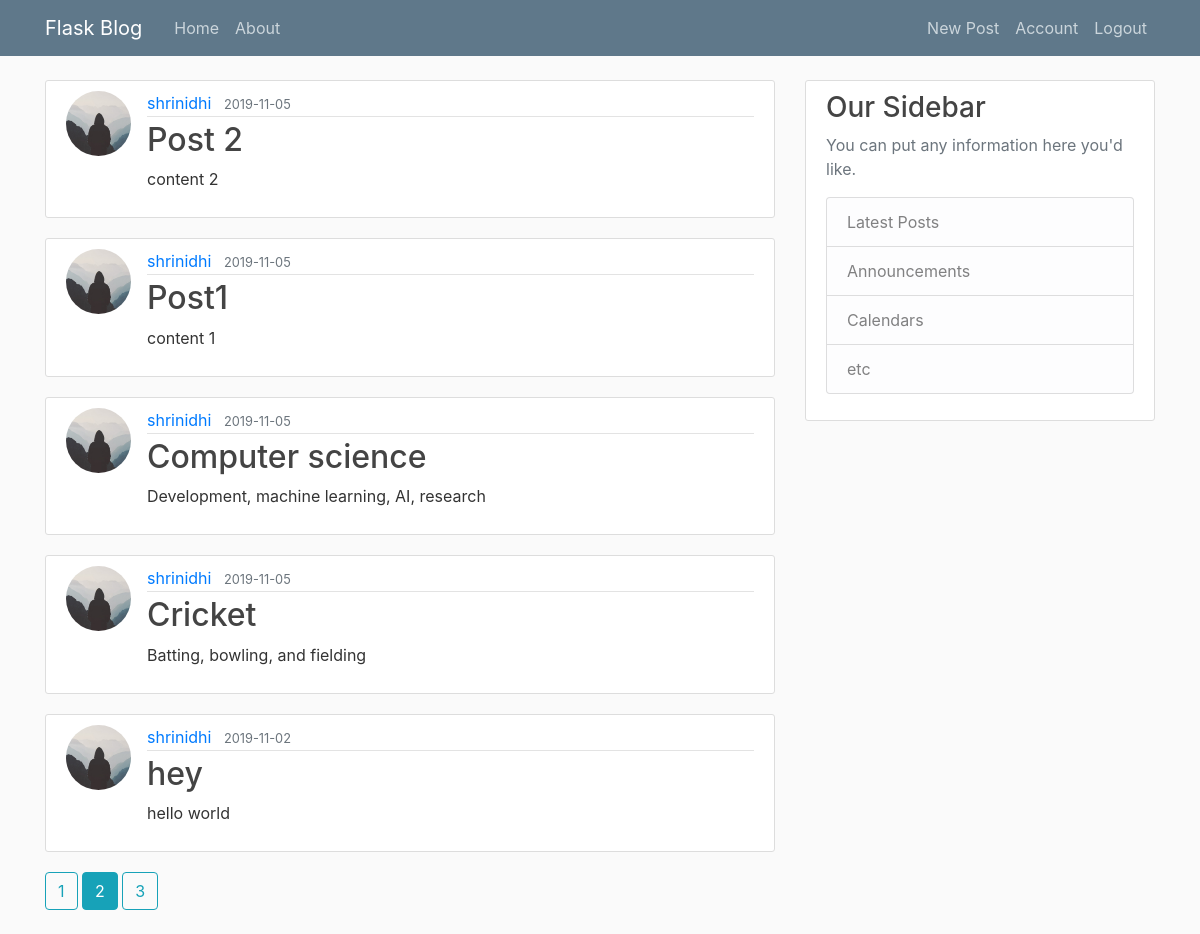
/home?page=2 (signed in), run on the app's committed database.
### flaskblog/models.py (models this page shows, shortened)
class Post(db.Model):
    id = db.Column(db.Integer, primary_key=True)
    title = db.Column(db.String(100), nullable=False)
    date_posted = db.Column(db.DateTime, nullable=False,
                            default=datetime.utcnow)
    content = db.Column(db.Text, nullable=False)
    user_id = db.Column(db.Integer, db.ForeignKey('user.id'), nullable=False)

class User(db.Model, UserMixin):
    id = db.Column(db.Integer, primary_key=True)
    username = db.Column(db.String(20), unique=True, nullable=False)
    email = db.Column(db.String(120), unique=True, nullable=False)
    image_file = db.Column(db.String(20), nullable=False,
                           default='default.jpg')
    password = db.Column(db.String(60), nullable=False)
    posts = db.relationship('Post', backref='author', lazy=True)

### flaskblog/routes.py (the view)
@app.route("/")
@app.route("/home")
def home():
    page = request.args.get('page', 1, type=int)
    posts = Post.query.order_by(
        Post.date_posted.desc()).paginate(page=page, per_page=5)
    return render_template('home.html', posts=posts)

### flaskblog/models.py (called while the page is built)
@login_manager.user_loader
def load_user(user_id):
    return User.query.get(int(user_id))

### flaskblog/templates/home.html
{% extends "layout.html" %}
{% block content %}
{% for post in posts.items %}
<article class="media content-section">
  <img class="rounded-circle article-img"
    src="{{ url_for('static', filename='profilepics/' + post.author.image_file) }}">
  <div class="media-body">
    <div class="article-metadata">
      <a class="mr-2" href="{{ url_for('user_posts', username=post.author.username) }}">{{ post.author.username }}</a>
      <small class="text-muted">{{ post.date_posted.strftime('%Y-%m-%d') }}</small>
    </div>
    <h2><a class="article-title" href="{{ url_for('post', post_id=post.id) }}">{{ post.title }}</a></h2>
    <p class="article-content">{{ post.content }}</p>
  </div>
</article>
{% endfor %}
{% for page_num in posts.iter_pages(left_edge=1, right_edge=1, left_current=1, right_current=2) %}
{% if page_num %}
{% if posts.page == page_num %}
<a class="btn btn-info mb-4" href="{{ url_for('home', page=page_num) }}">{{ page_num }}</a>
{% else %}
<a class="btn btn-outline-info mb-4" href="{{ url_for('home', page=page_num) }}">{{ page_num }}</a>
{% endif %}
{% else %}
...
{% endif %}
{% endfor %}
{% endblock content %}

### flaskblog/static/main.css (style rules this page uses)
body { background: #fafafa; color: #333333; margin-top: 5rem; }
h1, h2, h3, h4, h5, h6 { color: #444444; }
.content-section { background: #ffffff; padding: 10px 20px; border: 1px solid #dddddd; border-radius: 3px; margin-bottom: 20px; }
.article-title { color: #444444; }
.article-content { white-space: pre-line; }
.article-img { height: 65px; width: 65px; margin-right: 16px; }
.article-metadata { padding-bottom: 1px; margin-bottom: 4px; border-bottom: 1px solid #e3e3e3 }

### data on the page
Post: image_file (placeholder picture), author.username "shrinidhi", date_posted "2019-11-05", title "Post 2", content "content 2"
Post: image_file (placeholder picture), author.username "shrinidhi", date_posted "2019-11-05", title "Post1", content "content 1"
Post: image_file (placeholder picture), author.username "shrinidhi", date_posted "2019-11-05", title "Computer science", content "Development, machine learning, AI, research"
Post: image_file (placeholder picture), author.username "shrinidhi", date_posted "2019-11-05", title "Cricket", content "Batting, bowling, and fielding"
Post: image_file (placeholder picture), author.username "shrinidhi", date_posted "2019-11-02", title "hey", content "hello world"

### other printed values
{{ page_num }} "1" "3"
{{ page_num }} "2"
